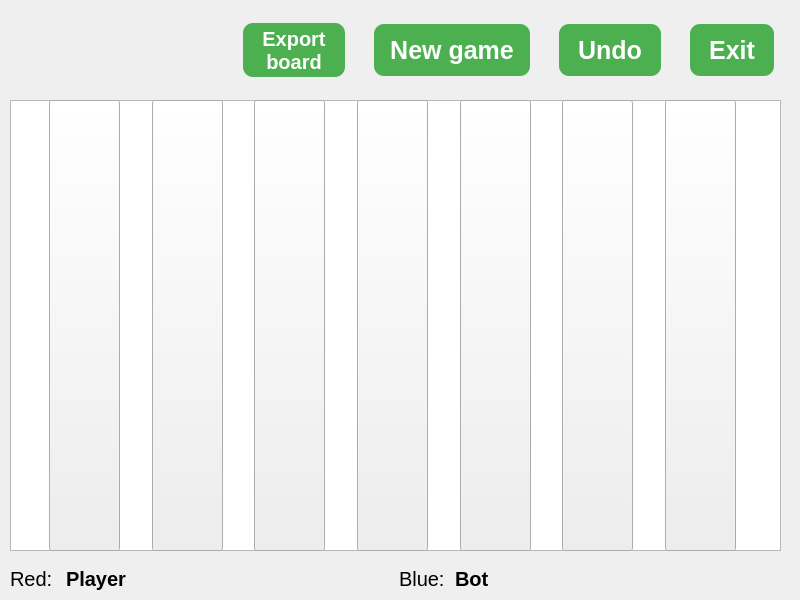
<?xml version="1.0" encoding="UTF-8"?>
<ui version="4.0">
 <class>BoardWindow</class>
 <widget class="QMainWindow" name="BoardWindow">
  <property name="geometry">
   <rect>
    <x>0</x>
    <y>0</y>
    <width>800</width>
    <height>600</height>
   </rect>
  </property>
  <property name="minimumSize">
   <size>
    <width>800</width>
    <height>600</height>
   </size>
  </property>
  <property name="maximumSize">
   <size>
    <width>800</width>
    <height>600</height>
   </size>
  </property>
  <property name="windowTitle">
   <string>Connect-4</string>
  </property>
  <property name="windowIcon">
   <iconset resource="../resources.qrc">
    <normaloff>:/resources/c4icon2.png</normaloff>:/resources/c4icon2.png</iconset>
  </property>
  <widget class="QWidget" name="centralwidget">
   <widget class="QGraphicsView" name="graphicsView">
    <property name="geometry">
     <rect>
      <x>10</x>
      <y>100</y>
      <width>771</width>
      <height>451</height>
     </rect>
    </property>
   </widget>
   <widget class="QWidget" name="horizontalLayoutWidget">
    <property name="geometry">
     <rect>
      <x>9</x>
      <y>99</y>
      <width>777</width>
      <height>453</height>
     </rect>
    </property>
    <layout class="QHBoxLayout" name="horizontalLayout">
     <item>
      <spacer name="horizontalSpacer_7">
       <property name="orientation">
        <enum>Qt::Horizontal</enum>
       </property>
       <property name="sizeType">
        <enum>QSizePolicy::Minimum</enum>
       </property>
       <property name="sizeHint" stdset="0">
        <size>
         <width>40</width>
         <height>20</height>
        </size>
       </property>
      </spacer>
     </item>
     <item>
      <widget class="QPushButton" name="column0Button">
       <property name="minimumSize">
        <size>
         <width>71</width>
         <height>451</height>
        </size>
       </property>
       <property name="text">
        <string/>
       </property>
      </widget>
     </item>
     <item>
      <spacer name="horizontalSpacer">
       <property name="orientation">
        <enum>Qt::Horizontal</enum>
       </property>
       <property name="sizeType">
        <enum>QSizePolicy::Expanding</enum>
       </property>
       <property name="sizeHint" stdset="0">
        <size>
         <width>30</width>
         <height>20</height>
        </size>
       </property>
      </spacer>
     </item>
     <item>
      <widget class="QPushButton" name="column1Button">
       <property name="minimumSize">
        <size>
         <width>71</width>
         <height>451</height>
        </size>
       </property>
       <property name="text">
        <string/>
       </property>
      </widget>
     </item>
     <item>
      <spacer name="horizontalSpacer_2">
       <property name="orientation">
        <enum>Qt::Horizontal</enum>
       </property>
       <property name="sizeType">
        <enum>QSizePolicy::Expanding</enum>
       </property>
       <property name="sizeHint" stdset="0">
        <size>
         <width>30</width>
         <height>20</height>
        </size>
       </property>
      </spacer>
     </item>
     <item>
      <widget class="QPushButton" name="column2Button">
       <property name="minimumSize">
        <size>
         <width>71</width>
         <height>451</height>
        </size>
       </property>
       <property name="text">
        <string/>
       </property>
      </widget>
     </item>
     <item>
      <spacer name="horizontalSpacer_3">
       <property name="orientation">
        <enum>Qt::Horizontal</enum>
       </property>
       <property name="sizeType">
        <enum>QSizePolicy::Expanding</enum>
       </property>
       <property name="sizeHint" stdset="0">
        <size>
         <width>30</width>
         <height>20</height>
        </size>
       </property>
      </spacer>
     </item>
     <item>
      <widget class="QPushButton" name="column3Button">
       <property name="minimumSize">
        <size>
         <width>71</width>
         <height>451</height>
        </size>
       </property>
       <property name="text">
        <string/>
       </property>
      </widget>
     </item>
     <item>
      <spacer name="horizontalSpacer_4">
       <property name="orientation">
        <enum>Qt::Horizontal</enum>
       </property>
       <property name="sizeType">
        <enum>QSizePolicy::Expanding</enum>
       </property>
       <property name="sizeHint" stdset="0">
        <size>
         <width>30</width>
         <height>20</height>
        </size>
       </property>
      </spacer>
     </item>
     <item>
      <widget class="QPushButton" name="column4Button">
       <property name="minimumSize">
        <size>
         <width>71</width>
         <height>451</height>
        </size>
       </property>
       <property name="text">
        <string/>
       </property>
      </widget>
     </item>
     <item>
      <spacer name="horizontalSpacer_5">
       <property name="orientation">
        <enum>Qt::Horizontal</enum>
       </property>
       <property name="sizeType">
        <enum>QSizePolicy::Expanding</enum>
       </property>
       <property name="sizeHint" stdset="0">
        <size>
         <width>30</width>
         <height>20</height>
        </size>
       </property>
      </spacer>
     </item>
     <item>
      <widget class="QPushButton" name="column5Button">
       <property name="minimumSize">
        <size>
         <width>71</width>
         <height>451</height>
        </size>
       </property>
       <property name="text">
        <string/>
       </property>
      </widget>
     </item>
     <item>
      <spacer name="horizontalSpacer_6">
       <property name="orientation">
        <enum>Qt::Horizontal</enum>
       </property>
       <property name="sizeType">
        <enum>QSizePolicy::Expanding</enum>
       </property>
       <property name="sizeHint" stdset="0">
        <size>
         <width>30</width>
         <height>20</height>
        </size>
       </property>
      </spacer>
     </item>
     <item>
      <widget class="QPushButton" name="column6Button">
       <property name="minimumSize">
        <size>
         <width>71</width>
         <height>451</height>
        </size>
       </property>
       <property name="text">
        <string/>
       </property>
      </widget>
     </item>
     <item>
      <spacer name="horizontalSpacer_8">
       <property name="orientation">
        <enum>Qt::Horizontal</enum>
       </property>
       <property name="sizeType">
        <enum>QSizePolicy::Minimum</enum>
       </property>
       <property name="sizeHint" stdset="0">
        <size>
         <width>50</width>
         <height>20</height>
        </size>
       </property>
      </spacer>
     </item>
    </layout>
   </widget>
   <widget class="QWidget" name="horizontalLayoutWidget_2">
    <property name="geometry">
     <rect>
      <x>10</x>
      <y>10</y>
      <width>791</width>
      <height>81</height>
     </rect>
    </property>
    <layout class="QHBoxLayout" name="horizontalLayout_2">
     <property name="spacing">
      <number>0</number>
     </property>
     <item>
      <widget class="QLabel" name="resultLabel">
       <property name="sizePolicy">
        <sizepolicy hsizetype="Fixed" vsizetype="Preferred">
         <horstretch>0</horstretch>
         <verstretch>0</verstretch>
        </sizepolicy>
       </property>
       <property name="minimumSize">
        <size>
         <width>200</width>
         <height>0</height>
        </size>
       </property>
       <property name="maximumSize">
        <size>
         <width>200</width>
         <height>16777215</height>
        </size>
       </property>
       <property name="font">
        <font>
         <pointsize>20</pointsize>
        </font>
       </property>
       <property name="text">
        <string/>
       </property>
      </widget>
     </item>
     <item>
      <spacer name="horizontalSpacer_10">
       <property name="orientation">
        <enum>Qt::Horizontal</enum>
       </property>
       <property name="sizeType">
        <enum>QSizePolicy::Fixed</enum>
       </property>
       <property name="sizeHint" stdset="0">
        <size>
         <width>1</width>
         <height>20</height>
        </size>
       </property>
      </spacer>
     </item>
     <item>
      <widget class="QPushButton" name="exportButton">
       <property name="sizePolicy">
        <sizepolicy hsizetype="Fixed" vsizetype="Fixed">
         <horstretch>0</horstretch>
         <verstretch>0</verstretch>
        </sizepolicy>
       </property>
       <property name="minimumSize">
        <size>
         <width>0</width>
         <height>50</height>
        </size>
       </property>
       <property name="maximumSize">
        <size>
         <width>106</width>
         <height>62</height>
        </size>
       </property>
       <property name="font">
        <font>
         <pointsize>-1</pointsize>
         <bold>true</bold>
         <underline>false</underline>
         <strikeout>false</strikeout>
        </font>
       </property>
       <property name="styleSheet">
        <string notr="true">QPushButton {
	background-color: #4CAF50;
	border: none;
	color: white;

    padding-top: 5px;
    padding-bottom: 5px;
	text-align: center;
	text-decoration: none;
	font-size: 20px;
	font-weight: bold;
	margin: 4px 2px;
	border-radius: 10px;
}
QPushButton:hover {
	background-color: #45a049;
}
QPushButton:pressed {
	background-color: #3e8e41;
}</string>
       </property>
       <property name="text">
        <string>Export
board</string>
       </property>
      </widget>
     </item>
     <item>
      <spacer name="horizontalSpacer_14">
       <property name="orientation">
        <enum>Qt::Horizontal</enum>
       </property>
       <property name="sizeType">
        <enum>QSizePolicy::Fixed</enum>
       </property>
       <property name="sizeHint" stdset="0">
        <size>
         <width>10</width>
         <height>20</height>
        </size>
       </property>
      </spacer>
     </item>
     <item>
      <widget class="QPushButton" name="newGameButton">
       <property name="enabled">
        <bool>true</bool>
       </property>
       <property name="sizePolicy">
        <sizepolicy hsizetype="Fixed" vsizetype="Fixed">
         <horstretch>0</horstretch>
         <verstretch>0</verstretch>
        </sizepolicy>
       </property>
       <property name="minimumSize">
        <size>
         <width>0</width>
         <height>60</height>
        </size>
       </property>
       <property name="maximumSize">
        <size>
         <width>160</width>
         <height>16777215</height>
        </size>
       </property>
       <property name="font">
        <font>
         <pointsize>-1</pointsize>
         <bold>true</bold>
         <underline>false</underline>
         <strikeout>false</strikeout>
        </font>
       </property>
       <property name="styleSheet">
        <string notr="true">QPushButton {
	background-color: #4CAF50;
	border: none;
	color: white;
	padding: 10px 12px;
	text-align: center;
	text-decoration: none;
	font-size: 25px;
	font-weight: bold;
	margin: 4px 2px;
	border-radius: 10px;
}
QPushButton:hover {
	background-color: #45a049;
}
QPushButton:pressed {
	background-color: #3e8e41;
}</string>
       </property>
       <property name="text">
        <string>New game</string>
       </property>
      </widget>
     </item>
     <item>
      <spacer name="horizontalSpacer_9">
       <property name="orientation">
        <enum>Qt::Horizontal</enum>
       </property>
       <property name="sizeType">
        <enum>QSizePolicy::Fixed</enum>
       </property>
       <property name="sizeHint" stdset="0">
        <size>
         <width>10</width>
         <height>20</height>
        </size>
       </property>
      </spacer>
     </item>
     <item>
      <widget class="QPushButton" name="undoButton">
       <property name="minimumSize">
        <size>
         <width>0</width>
         <height>60</height>
        </size>
       </property>
       <property name="maximumSize">
        <size>
         <width>106</width>
         <height>16777215</height>
        </size>
       </property>
       <property name="font">
        <font>
         <pointsize>-1</pointsize>
         <bold>true</bold>
         <underline>false</underline>
         <strikeout>false</strikeout>
        </font>
       </property>
       <property name="styleSheet">
        <string notr="true">QPushButton {
	background-color: #4CAF50;
	border: none;
	color: white;
	padding: 10px 12px;
	text-align: center;
	text-decoration: none;
	font-size: 25px;
	font-weight: bold;
	margin: 4px 2px;
	border-radius: 10px;
}
QPushButton:hover {
	background-color: #45a049;
}
QPushButton:pressed {
	background-color: #3e8e41;
}
QPushButton:disabled {
    background-color: darkgreen;
    color: #ccc; 
}</string>
       </property>
       <property name="text">
        <string>Undo</string>
       </property>
      </widget>
     </item>
     <item>
      <spacer name="horizontalSpacer_13">
       <property name="orientation">
        <enum>Qt::Horizontal</enum>
       </property>
       <property name="sizeType">
        <enum>QSizePolicy::Fixed</enum>
       </property>
       <property name="sizeHint" stdset="0">
        <size>
         <width>10</width>
         <height>20</height>
        </size>
       </property>
      </spacer>
     </item>
     <item>
      <widget class="QPushButton" name="exitButton">
       <property name="minimumSize">
        <size>
         <width>0</width>
         <height>60</height>
        </size>
       </property>
       <property name="maximumSize">
        <size>
         <width>88</width>
         <height>16777215</height>
        </size>
       </property>
       <property name="font">
        <font>
         <pointsize>-1</pointsize>
         <bold>true</bold>
         <underline>false</underline>
         <strikeout>false</strikeout>
        </font>
       </property>
       <property name="styleSheet">
        <string notr="true">QPushButton {
	background-color: #4CAF50;
	border: none;
	color: white;
	padding: 10px 12px;
	text-align: center;
	text-decoration: none;
	font-size: 25px;
	font-weight: bold;
	margin: 4px 2px;
	border-radius: 10px;
}
QPushButton:hover {
	background-color: #45a049;
}
QPushButton:pressed {
	background-color: #3e8e41;
}</string>
       </property>
       <property name="text">
        <string>Exit</string>
       </property>
      </widget>
     </item>
     <item>
      <spacer name="horizontalSpacer_11">
       <property name="orientation">
        <enum>Qt::Horizontal</enum>
       </property>
       <property name="sizeType">
        <enum>QSizePolicy::Fixed</enum>
       </property>
       <property name="sizeHint" stdset="0">
        <size>
         <width>10</width>
         <height>20</height>
        </size>
       </property>
      </spacer>
     </item>
    </layout>
   </widget>
   <widget class="QWidget" name="horizontalLayoutWidget_3">
    <property name="geometry">
     <rect>
      <x>10</x>
      <y>560</y>
      <width>771</width>
      <height>38</height>
     </rect>
    </property>
    <layout class="QHBoxLayout" name="horizontalLayout_3">
     <item>
      <widget class="QLabel" name="label">
       <property name="maximumSize">
        <size>
         <width>50</width>
         <height>16777215</height>
        </size>
       </property>
       <property name="font">
        <font>
         <pointsize>15</pointsize>
        </font>
       </property>
       <property name="text">
        <string>Red:</string>
       </property>
      </widget>
     </item>
     <item>
      <widget class="QLabel" name="redLabel">
       <property name="font">
        <font>
         <pointsize>15</pointsize>
         <bold>true</bold>
        </font>
       </property>
       <property name="text">
        <string>Player</string>
       </property>
      </widget>
     </item>
     <item>
      <widget class="QLabel" name="label_3">
       <property name="maximumSize">
        <size>
         <width>50</width>
         <height>16777215</height>
        </size>
       </property>
       <property name="font">
        <font>
         <pointsize>15</pointsize>
         <bold>false</bold>
        </font>
       </property>
       <property name="text">
        <string>Blue:</string>
       </property>
      </widget>
     </item>
     <item>
      <widget class="QLabel" name="blueLabel">
       <property name="font">
        <font>
         <pointsize>15</pointsize>
         <bold>true</bold>
        </font>
       </property>
       <property name="text">
        <string>Bot</string>
       </property>
      </widget>
     </item>
    </layout>
   </widget>
  </widget>
 </widget>
 <resources>
  <include location="../resources.qrc"/>
 </resources>
 <connections/>
</ui>
